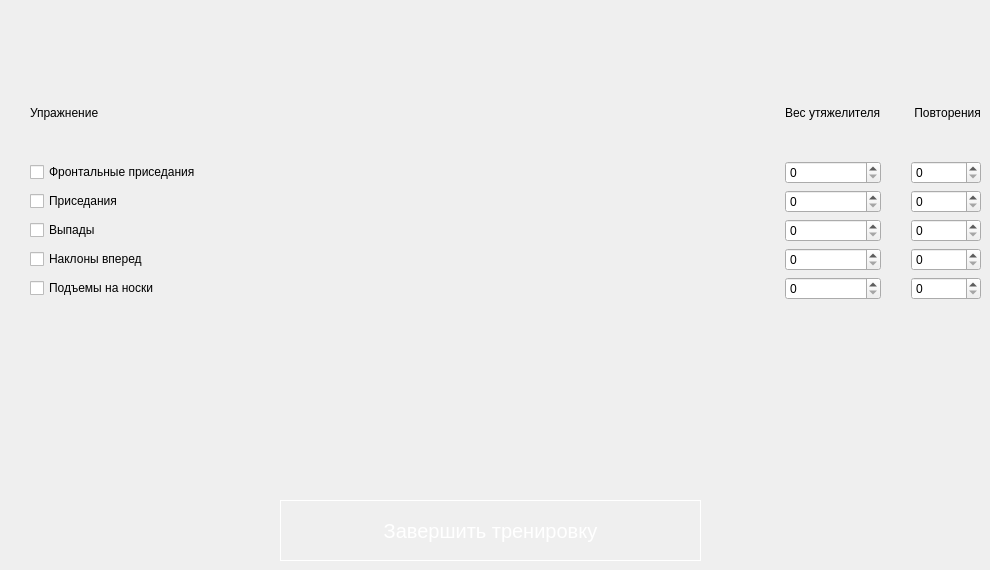
                <widget class="QWidget" name="tab_16">
                 <attribute name="title">
                  <string>День 16</string>
                 </attribute>
                 <widget class="QPushButton" name="pushButton_complete_16">
                  <property name="geometry">
                   <rect>
                    <x>280</x>
                    <y>500</y>
                    <width>421</width>
                    <height>61</height>
                   </rect>
                  </property>
                  <property name="styleSheet">
                   <string notr="true">QPushButton {
border:1px solid #fff;
font-size:20px;
color:#fff;
}
QPushButton:hover {
	background-color: rgb(85, 170, 255);
}</string>
                  </property>
                  <property name="text">
                   <string>Завершить тренировку</string>
                  </property>
                 </widget>
                 <widget class="QWidget" name="gridLayoutWidget_16">
                  <property name="geometry">
                   <rect>
                    <x>30</x>
                    <y>70</y>
                    <width>951</width>
                    <height>230</height>
                   </rect>
                  </property>
                  <layout class="QGridLayout" name="gridLayout_16" rowstretch="0,0,0,0,0,0" columnstretch="3,0,0">
                   <property name="horizontalSpacing">
                    <number>30</number>
                   </property>
                   <item row="1" column="1">
                    <widget class="QSpinBox" name="spinBox_extraWeight_1_16"/>
                   </item>
                   <item row="3" column="0">
                    <widget class="QCheckBox" name="checkBox_exersize_3_16">
                     <property name="text">
                      <string>Выпады</string>
                     </property>
                    </widget>
                   </item>
                   <item row="3" column="1">
                    <widget class="QSpinBox" name="spinBox_extraWeight_3_16"/>
                   </item>
                   <item row="5" column="1">
                    <widget class="QSpinBox" name="spinBox_extraWeight_5_16"/>
                   </item>
                   <item row="0" column="0">
                    <widget class="QLabel" name="label_exersize_16">
                     <property name="text">
                      <string>Упражнение</string>
                     </property>
                    </widget>
                   </item>
                   <item row="5" column="0">
                    <widget class="QCheckBox" name="checkBox_exersize_5_16">
                     <property name="text">
                      <string>Подъемы на носки</string>
                     </property>
                     <property name="checked">
                      <bool>false</bool>
                     </property>
                    </widget>
                   </item>
                   <item row="1" column="0">
                    <widget class="QCheckBox" name="checkBox_exersize_1_16">
                     <property name="text">
                      <string>Фронтальные приседания</string>
                     </property>
                     <property name="checked">
                      <bool>false</bool>
                     </property>
                    </widget>
                   </item>
                   <item row="0" column="2">
                    <widget class="QLabel" name="label_reps_16">
                     <property name="text">
                      <string> Повторения</string>
                     </property>
                    </widget>
                   </item>
                   <item row="1" column="2">
                    <widget class="QSpinBox" name="spinBox_reps_1_16"/>
                   </item>
                   <item row="3" column="2">
                    <widget class="QSpinBox" name="spinBox_reps_3_16"/>
                   </item>
                   <item row="2" column="2">
                    <widget class="QSpinBox" name="spinBox_reps_2_16"/>
                   </item>
                   <item row="4" column="0">
                    <widget class="QCheckBox" name="checkBox_exersize_4_16">
                     <property name="text">
                      <string>Наклоны вперед</string>
                     </property>
                    </widget>
                   </item>
                   <item row="4" column="2">
                    <widget class="QSpinBox" name="spinBox_reps_4_16"/>
                   </item>
                   <item row="2" column="0">
                    <widget class="QCheckBox" name="checkBox_exersize_2_16">
                     <property name="text">
                      <string>Приседания</string>
                     </property>
                    </widget>
                   </item>
                   <item row="2" column="1">
                    <widget class="QSpinBox" name="spinBox_extraWeight_2_16"/>
                   </item>
                   <item row="0" column="1">
                    <widget class="QLabel" name="label_extraWeigh_16">
                     <property name="text">
                      <string>Вес утяжелителя</string>
                     </property>
                    </widget>
                   </item>
                   <item row="4" column="1">
                    <widget class="QSpinBox" name="spinBox_extraWeight_4_16"/>
                   </item>
                   <item row="5" column="2">
                    <widget class="QSpinBox" name="spinBox_reps_5_16"/>
                   </item>
                  </layout>
                 </widget>
                </widget>
